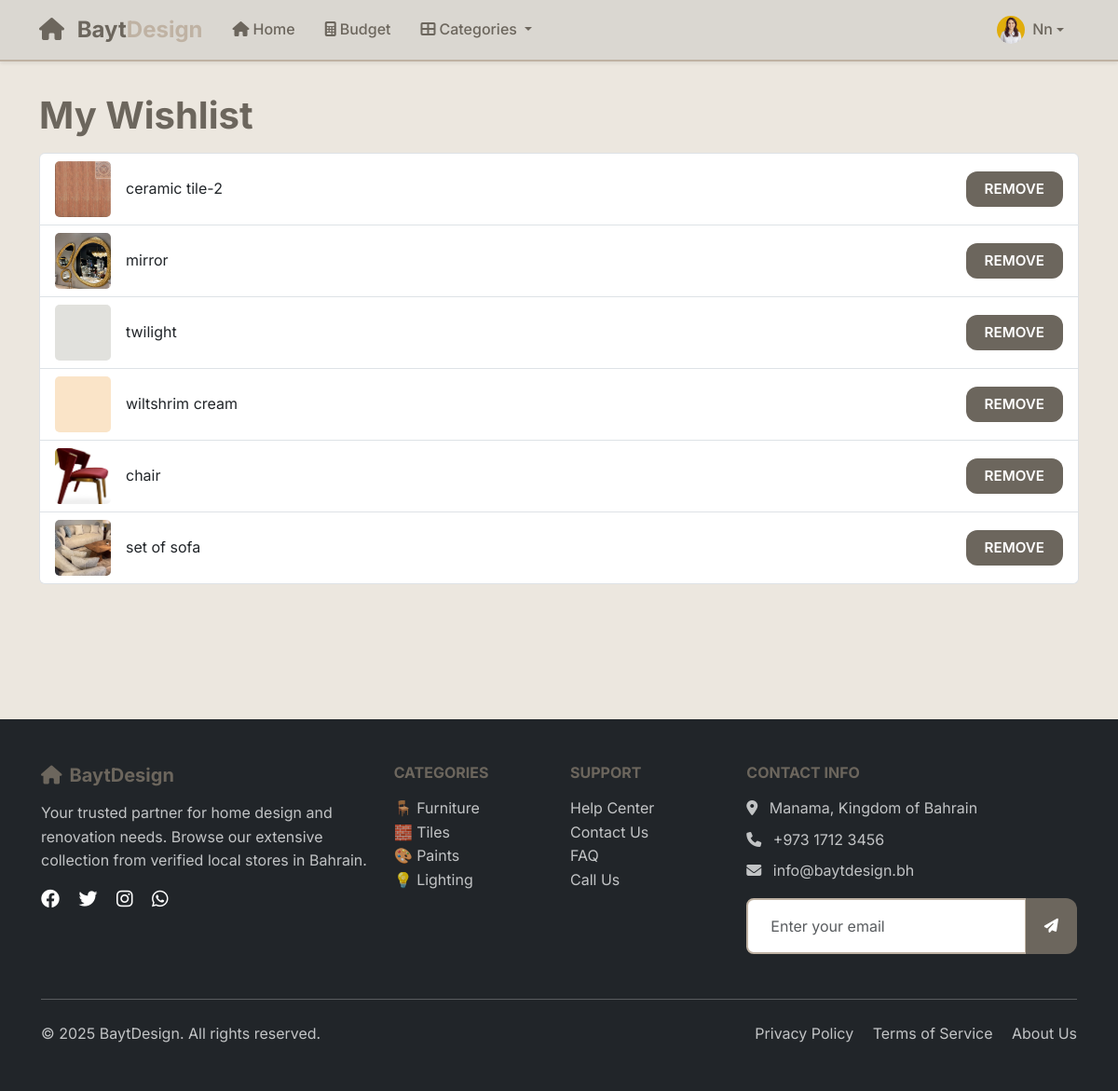
/wishlist/ (signed in), run on an earlier commit of the app's database.
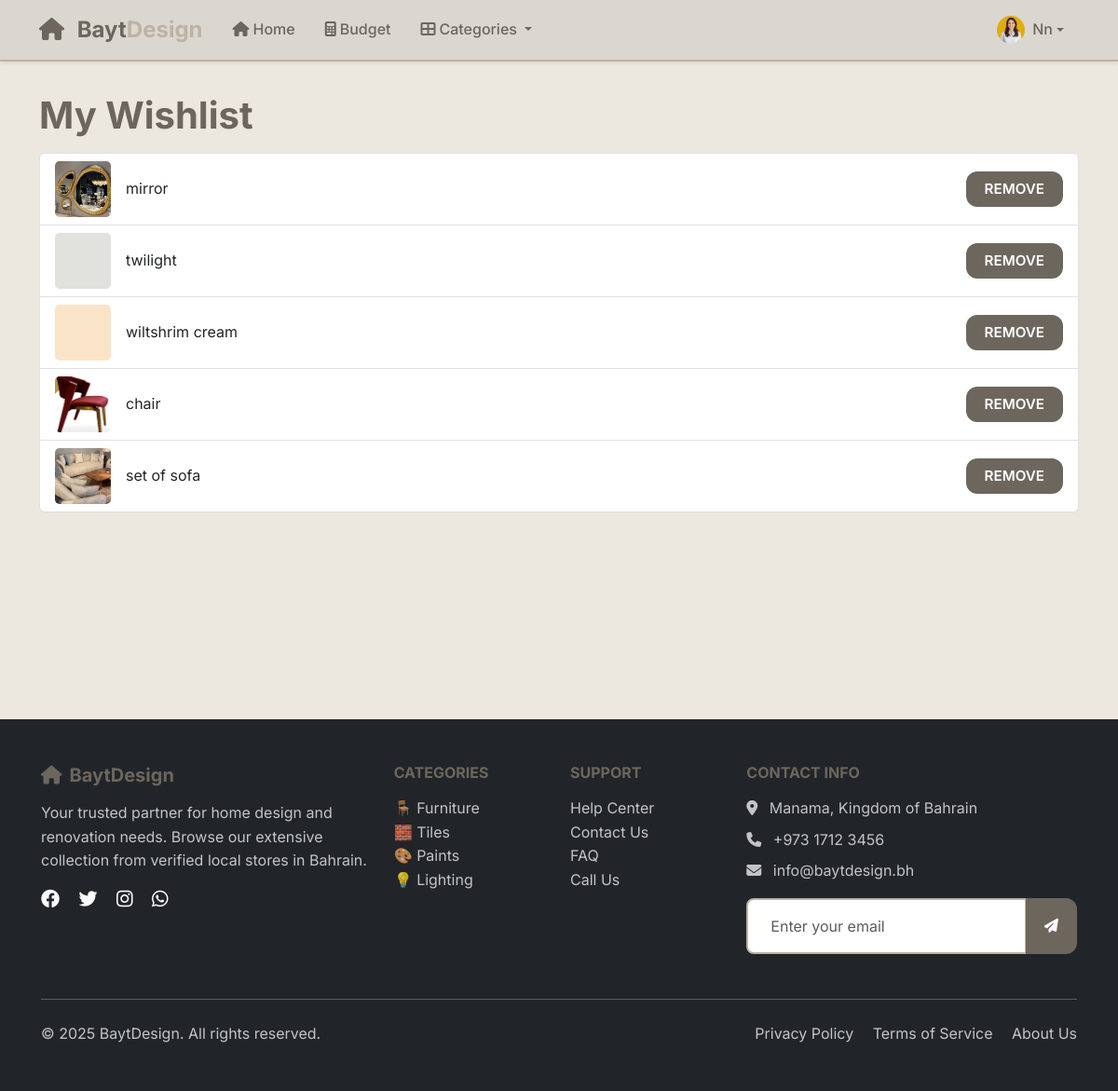
And on a later commit of the database.
### main_app/models.py (models this page shows, shortened)
class Wishlist(models.Model):
    user = models.ForeignKey(User, on_delete=models.CASCADE)
    product = models.ForeignKey(Product, on_delete=models.CASCADE)
    added_at = models.DateTimeField(auto_now_add=True)

class Product(models.Model):
    shop = models.ForeignKey(Shop, on_delete=models.CASCADE)
    name = models.CharField(max_length=200)
    price = models.DecimalField(max_digits=10, decimal_places=2)
    description = models.TextField(blank=True, null=True)
    image = models.ImageField(upload_to='product_images/', blank=True, null=True)  # Added image field
    is_available = models.BooleanField(default=True)

### main_app/views.py (the view)
# urls.py: path('wishlist/', views.wishlist_view, name='wishlist'),
@login_required
def wishlist_view(request):
    wishlist_items = Wishlist.objects.filter(user=request.user)
    return render(request, 'wishlist.html', {'wishlist_items': wishlist_items})

### main_app/templates/wishlist.html (shortened to what this page needs)
{% extends 'base.html' %}
{% load static %}
{% block content %}
<div class="container py-4">
    <h1 class="wish">My Wishlist</h1>
    {% if wishlist_items %}
        <ul class="list-group">
        {% for item in wishlist_items %}
            <li class="list-group-item d-flex justify-content-between align-items-center">
                <div class="d-flex align-items-center gap-3">
                    {% if item.product.image %}
                        <img src="{{ item.product.image.url }}" alt="{{ item.product.name }}" style="width: 60px; height: 60px; object-fit: cover; border-radius: 5px;">
                    {% else %}
                        <img src="{% static 'default-product.png' %}" alt="No image" style="width: 60px; height: 60px; object-fit: cover; border-radius: 5px;">
                    {% endif %}
                    <span>{{ item.product.name }}</span>
                </div>
                <div>
                    <a href="{% url 'remove_from_wishlist' item.id %}" class="btn btn-sm btn-danger">Remove</a>
                </div>
            </li>
        {% endfor %}
        </ul>
    {% else %}
        <p>Your wishlist is empty. <a href="{% url 'home' %}">Browse products</a></p>
    {% endif %}
</div>
{% endblock %}

What changed in the data, as far as the page shows it:
removed Wishlist: product.image (picture), product.name "ceramic tile-2"
